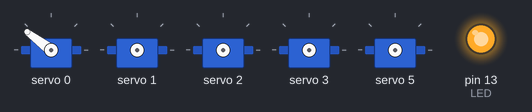
Bench run of a sketch on a simulated Arduino Uno, built with avr-gcc and run on an emulated ATmega328P. Parts: 5 × servo, output pins drawn as LEDs (lit = HIGH).

Above: at 0.05 s.
At 2.05 s:
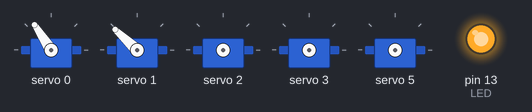
At 4.15 s:
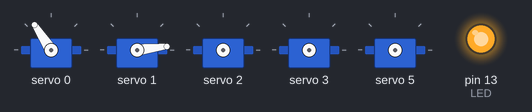
At 8.25 s:
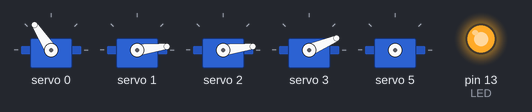
At 12.45 s:
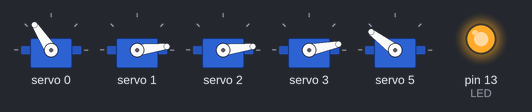
At 16.65 s:
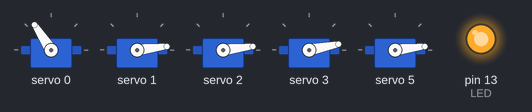
Timing chart, 0 to 21.7 s (numbered marks = the images above):
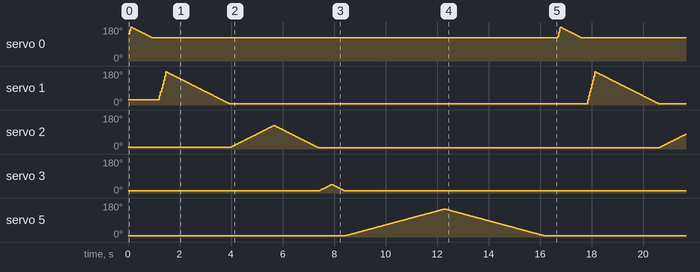

The sketch:

ServoTest.ino
```cpp
//ARM servo calibratiom************************************************************
//  by User95815
// written for range testing of a 6DOF Robotic Arm and Adafruit 16 ch. servo shield
//*********************************************************************************
// always include the libraries
#include <Wire.h>
#include <Adafruit_PWMServoDriver.h>

Adafruit_PWMServoDriver pwm = Adafruit_PWMServoDriver(); // addresses the board default 0x40

const int LED = 13; // Warning LED connected to digital pin 13

int delayPeriod0 = 5; //servonum0 speed  //these will need changing for the different sub routines
int delayPeriod1 = 5; //servonum1 speed // the lower these delay are the faster the servos move
int delayPeriod2 = 5; //servonum2 speed
int delayPeriod3 = 5; //servonum3 speed
int delayPeriod4 = 10; //servonum4 speed
int delayPeriod5 = 10; //servonum5 speed
int delayPeriod6 = 500; //for servo speed to position --range speed

#define SERVOMIN0  445 // servonum0 claw open (lower to open) out of 4096 (445 min)
#define SERVOMAX0  590 // servomun0 claw closed  (raise to close) (590 max)
#define SERVOMIN1  150 // servonum1 wrist counter clockwise (lower to counter clockwise)  (150 min)
#define SERVOMAX1  580 // servonum1 wrist clockwise (lower to counter clockwise) (580 max)
#define SERVOMIN2  150 // servonum2 wrist down (to go down lower) (150 min)
#define SERVOMAX2  450 // servonum2 wrist up (raise to go up) (450 max)
#define SERVOMIN3  160 // servonum3 elbow (160 min)
#define SERVOMAX3  250 // servonum3 elbow (250 max)
#define SERVOMIN4  130 // servonum4 shoulder (130 min)
#define SERVOMAX4  480 // servonum4 shoulder (480 max
#define SERVOMIN5  150 // servonum5 base rotation (150 min)
#define SERVOMAX5  510 // servonum5 base rotation (510 max)

uint8_t servonum0 = 0; //claw servo
uint8_t servonum1 = 1; //wrist servo
uint8_t servonum2 = 2; //wrist servo
uint8_t servonum3 = 3; //elbow servo
uint8_t servonum4 = 4; //shoulder servo
uint8_t servonum5 = 5; //base servo

//**************************************MAIN SET UP***********************************
void setup() {

  pinMode(LED, OUTPUT); // sets the digital pin as output
digitalWrite(LED, HIGH); //Turn led red warning LED on

 pwm.begin(); // begin PWM

  pwm.setPWMFreq(60);  // Analog servos run at ~60 Hz updates

}

//**************************************END SET UP************************************

//**************************************MAIN LOOP*************************************

// **warning** all1 servos running from MIN to MAX positions

void loop()
{
  //singleservo(); single servo movement testing for calabration

  all2(); // as seen in the video
  //rest(); // sitting up nice and quiet


}

//**************************************END LOOP**************************************

//**************************************REST*******************************************

void rest() {
  pwm.setPWM(servonum0, 0, 590);
  delay(2);
  pwm.setPWM(servonum1, 0, 500);
  delay(2);
  pwm.setPWM(servonum2, 0, 150);
  delay(2);
  pwm.setPWM(servonum3, 0, 160);
  delay(2);
  pwm.setPWM(servonum4, 0, 130);
  delay(2);
  pwm.setPWM(servonum5, 0, 330);
  delay(2);
}
//**************************************END REST****************************************


//***************************singleservo singleservo**********************************

void singleservo() {

  for (uint16_t pulselen = SERVOMIN1; pulselen < SERVOMAX1; pulselen++) {
    pwm.setPWM(servonum1, 0, pulselen);
    delay(5);
  }
  delay(500);
    for (uint16_t pulselen = SERVOMAX1; pulselen > SERVOMIN1; pulselen--) {
    pwm.setPWM(servonum1, 0, pulselen);
    delay(5);
  }
}
//********************************END singleservo++++++++++++++++++++++++++++++++++++++


//***************************all2 all2 all2 all2 all2 ********************************

void all2() {

  for (uint16_t pulselen = SERVOMIN0; pulselen < SERVOMAX0; pulselen++) {
    pwm.setPWM(servonum0, 0, pulselen);
    //delay(delayPeriod0);
  }
    for (uint16_t pulselen = SERVOMAX0; pulselen > SERVOMIN0; pulselen--) {
    pwm.setPWM(servonum0, 0, pulselen);
    delay(delayPeriod0);
  }
  delay(200);
   for (uint16_t pulselen = SERVOMIN1; pulselen < SERVOMAX1; pulselen++) {
    pwm.setPWM(servonum1, 0, pulselen);
    //delay(delayPeriod1);
  }
    for (uint16_t pulselen = SERVOMAX1; pulselen > SERVOMIN1; pulselen--) {
    pwm.setPWM(servonum1, 0, pulselen);
    delay(delayPeriod1);
  }
  for (uint16_t pulselen = SERVOMIN2; pulselen < SERVOMAX2; pulselen++) {
    pwm.setPWM(servonum2, 0, pulselen);
    delay(delayPeriod2);
  }
    for (uint16_t pulselen = SERVOMAX2; pulselen > SERVOMIN2; pulselen--) {
    pwm.setPWM(servonum2, 0, pulselen);
    delay(delayPeriod2);
  }
  for (uint16_t pulselen = SERVOMIN3; pulselen < SERVOMAX3; pulselen++) {
    pwm.setPWM(servonum3, 0, pulselen);
    delay(delayPeriod3);
  }
    for (uint16_t pulselen = SERVOMAX3; pulselen > SERVOMIN3; pulselen--) {
    pwm.setPWM(servonum3, 0, pulselen);
    delay(delayPeriod3);
  }
  for (uint16_t pulselen = SERVOMIN5; pulselen < SERVOMAX5; pulselen++) {
    pwm.setPWM(servonum5, 0, pulselen);
    delay(delayPeriod5);
   }
     for (uint16_t pulselen = SERVOMAX5; pulselen > SERVOMIN5; pulselen--) {
    pwm.setPWM(servonum5, 0, pulselen);
    delay(delayPeriod5);
  }

 delay(delayPeriod6);

}
//*******************************END ALL2**********************************************
```
